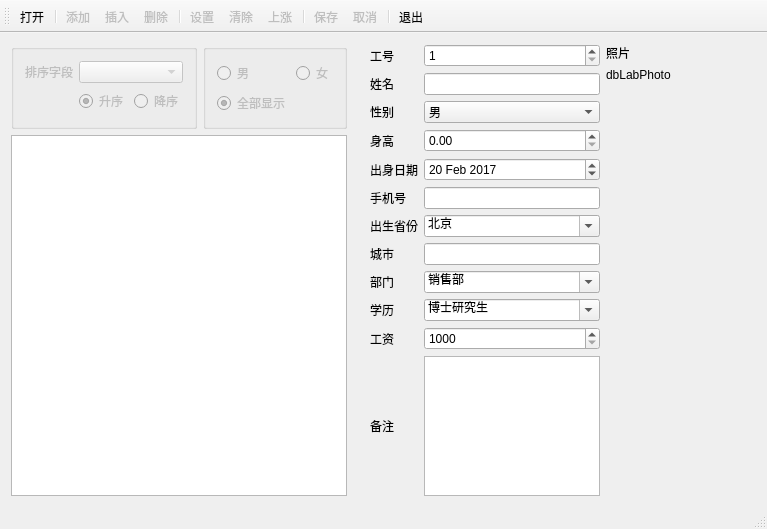
<?xml version="1.0" encoding="UTF-8"?>
<ui version="4.0">
 <class>EmployeeClass</class>
 <widget class="QMainWindow" name="EmployeeClass">
  <property name="geometry">
   <rect>
    <x>0</x>
    <y>0</y>
    <width>767</width>
    <height>529</height>
   </rect>
  </property>
  <property name="windowTitle">
   <string>Employee</string>
  </property>
  <widget class="QWidget" name="centralWidget">
   <layout class="QVBoxLayout" name="verticalLayout_5">
    <property name="spacing">
     <number>0</number>
    </property>
    <property name="leftMargin">
     <number>0</number>
    </property>
    <property name="topMargin">
     <number>0</number>
    </property>
    <property name="rightMargin">
     <number>0</number>
    </property>
    <property name="bottomMargin">
     <number>0</number>
    </property>
    <item>
     <widget class="QSplitter" name="splitter">
      <property name="orientation">
       <enum>Qt::Horizontal</enum>
      </property>
      <property name="handleWidth">
       <number>1</number>
      </property>
      <widget class="QWidget" name="layoutWidget">
       <layout class="QVBoxLayout" name="verticalLayout_3">
        <item>
         <layout class="QHBoxLayout" name="horizontalLayout_3">
          <item>
           <widget class="QGroupBox" name="gBoxSort">
            <property name="enabled">
             <bool>false</bool>
            </property>
            <layout class="QGridLayout" name="gridLayout_2">
             <item row="0" column="0">
              <widget class="QLabel" name="label_15">
               <property name="text">
                <string>排序字段</string>
               </property>
              </widget>
             </item>
             <item row="0" column="1" colspan="2">
              <widget class="QComboBox" name="comboField">
              </widget>
             </item>
             <item row="1" column="0">
              <spacer name="horizontalSpacer_4">
               <property name="orientation">
                <enum>Qt::Horizontal</enum>
               </property>
               <property name="sizeHint" stdset="0">
                <size>
                 <width>45</width>
                 <height>20</height>
                </size>
               </property>
              </spacer>
             </item>
             <item row="1" column="1">
              <widget class="QRadioButton" name="rBtnAscend">
               <property name="text">
                <string>升序</string>
               </property>
               <property name="checked">
                <bool>true</bool>
               </property>
              </widget>
             </item>
             <item row="1" column="2">
              <widget class="QRadioButton" name="rBtnDescend">
               <property name="text">
                <string>降序</string>
               </property>
              </widget>
             </item>
            </layout>
           </widget>
          </item>
          <item>
           <widget class="QGroupBox" name="gBoxFilter">
            <property name="enabled">
             <bool>false</bool>
            </property>
            <layout class="QGridLayout" name="gridLayout">
             <item row="0" column="0">
              <widget class="QRadioButton" name="rBtnMan">
               <property name="text">
                <string>男</string>
               </property>
              </widget>
             </item>
             <item row="0" column="1">
              <widget class="QRadioButton" name="rBtnWoman">
               <property name="text">
                <string>女</string>
               </property>
              </widget>
             </item>
             <item row="1" column="0">
              <widget class="QRadioButton" name="rBtnBoth">
               <property name="text">
                <string>全部显示</string>
               </property>
               <property name="checked">
                <bool>true</bool>
               </property>
              </widget>
             </item>
             <item row="1" column="1">
              <spacer name="horizontalSpacer_5">
               <property name="orientation">
                <enum>Qt::Horizontal</enum>
               </property>
               <property name="sizeHint" stdset="0">
                <size>
                 <width>32</width>
                 <height>20</height>
                </size>
               </property>
              </spacer>
             </item>
            </layout>
           </widget>
          </item>
         </layout>
        </item>
        <item>
         <widget class="QTableView" name="tabView"/>
        </item>
       </layout>
      </widget>
      <widget class="QWidget" name="layoutWidget">
       <layout class="QHBoxLayout" name="horizontalLayout_4">
        <item>
         <layout class="QGridLayout" name="gridLayout_6">
          <item row="0" column="0">
           <widget class="QLabel" name="label_16">
            <property name="text">
             <string>工号</string>
            </property>
           </widget>
          </item>
          <item row="0" column="1">
           <widget class="QSpinBox" name="spinEmpNo">
            <property name="minimum">
             <number>1</number>
            </property>
            <property name="maximum">
             <number>10000</number>
            </property>
           </widget>
          </item>
          <item row="1" column="0">
           <widget class="QLabel" name="label_17">
            <property name="text">
             <string>姓名</string>
            </property>
           </widget>
          </item>
          <item row="1" column="1">
           <widget class="QLineEdit" name="editName"/>
          </item>
          <item row="2" column="0">
           <widget class="QLabel" name="label_18">
            <property name="text">
             <string>性别</string>
            </property>
           </widget>
          </item>
          <item row="2" column="1">
           <widget class="QComboBox" name="comboSex">
            <item>
             <property name="text">
              <string>男</string>
             </property>
            </item>
            <item>
             <property name="text">
              <string>女</string>
             </property>
            </item>
           </widget>
          </item>
          <item row="3" column="0">
           <widget class="QLabel" name="label_19">
            <property name="text">
             <string>身高</string>
            </property>
           </widget>
          </item>
          <item row="3" column="1">
           <widget class="QDoubleSpinBox" name="dSpinHeight"/>
          </item>
          <item row="4" column="0">
           <widget class="QLabel" name="label_20">
            <property name="text">
             <string>出身日期</string>
            </property>
           </widget>
          </item>
          <item row="4" column="1">
           <widget class="QDateEdit" name="dateBirth">
            <property name="dateTime">
             <datetime>
              <hour>0</hour>
              <minute>0</minute>
              <second>0</second>
              <year>2017</year>
              <month>2</month>
              <day>20</day>
             </datetime>
            </property>
           </widget>
          </item>
          <item row="5" column="0">
           <widget class="QLabel" name="label_21">
            <property name="text">
             <string>手机号</string>
            </property>
           </widget>
          </item>
          <item row="5" column="1">
           <widget class="QLineEdit" name="editMobile"/>
          </item>
          <item row="6" column="0">
           <widget class="QLabel" name="label_22">
            <property name="text">
             <string>出生省份</string>
            </property>
           </widget>
          </item>
          <item row="6" column="1">
           <widget class="QComboBox" name="comboProvince">
            <property name="editable">
             <bool>true</bool>
            </property>
            <item>
             <property name="text">
              <string>北京</string>
             </property>
            </item>
            <item>
             <property name="text">
              <string>上海</string>
             </property>
            </item>
            <item>
             <property name="text">
              <string>天津</string>
             </property>
            </item>
            <item>
             <property name="text">
              <string>重庆</string>
             </property>
            </item>
            <item>
             <property name="text">
              <string>安徽</string>
             </property>
            </item>
            <item>
             <property name="text">
              <string>河北</string>
             </property>
            </item>
            <item>
             <property name="text">
              <string>河南</string>
             </property>
            </item>
            <item>
             <property name="text">
              <string>湖北</string>
             </property>
            </item>
            <item>
             <property name="text">
              <string>湖南</string>
             </property>
            </item>
            <item>
             <property name="text">
              <string>山西</string>
             </property>
            </item>
            <item>
             <property name="text">
              <string>山东</string>
             </property>
            </item>
            <item>
             <property name="text">
              <string>陕西</string>
             </property>
            </item>
            <item>
             <property name="text">
              <string>江苏</string>
             </property>
            </item>
            <item>
             <property name="text">
              <string>江西</string>
             </property>
            </item>
           </widget>
          </item>
          <item row="7" column="0">
           <widget class="QLabel" name="label_23">
            <property name="text">
             <string>城市</string>
            </property>
           </widget>
          </item>
          <item row="7" column="1">
           <widget class="QLineEdit" name="editCity"/>
          </item>
          <item row="8" column="0">
           <widget class="QLabel" name="label_24">
            <property name="text">
             <string>部门</string>
            </property>
           </widget>
          </item>
          <item row="8" column="1">
           <widget class="QComboBox" name="comboDepartment">
            <property name="editable">
             <bool>true</bool>
            </property>
            <item>
             <property name="text">
              <string>销售部</string>
             </property>
            </item>
            <item>
             <property name="text">
              <string>技术部</string>
             </property>
            </item>
            <item>
             <property name="text">
              <string>生产部</string>
             </property>
            </item>
            <item>
             <property name="text">
              <string>行政部</string>
             </property>
            </item>
           </widget>
          </item>
          <item row="9" column="0">
           <widget class="QLabel" name="label_25">
            <property name="text">
             <string>学历</string>
            </property>
           </widget>
          </item>
          <item row="9" column="1">
           <widget class="QComboBox" name="comboEducation">
            <property name="editable">
             <bool>true</bool>
            </property>
            <item>
             <property name="text">
              <string>博士研究生</string>
             </property>
            </item>
            <item>
             <property name="text">
              <string>硕士研究生</string>
             </property>
            </item>
            <item>
             <property name="text">
              <string>大学本科</string>
             </property>
            </item>
            <item>
             <property name="text">
              <string>大学专科</string>
             </property>
            </item>
            <item>
             <property name="text">
              <string>高中</string>
             </property>
            </item>
            <item>
             <property name="text">
              <string>初中</string>
             </property>
            </item>
            <item>
             <property name="text">
              <string>小学</string>
             </property>
            </item>
           </widget>
          </item>
          <item row="10" column="0">
           <widget class="QLabel" name="label_26">
            <property name="text">
             <string>工资</string>
            </property>
           </widget>
          </item>
          <item row="10" column="1">
           <widget class="QSpinBox" name="dSpinSalary">
            <property name="prefix">
             <string/>
            </property>
            <property name="minimum">
             <number>1000</number>
            </property>
            <property name="maximum">
             <number>50000</number>
            </property>
            <property name="singleStep">
             <number>100</number>
            </property>
            <property name="value">
             <number>1000</number>
            </property>
           </widget>
          </item>
          <item row="11" column="0">
           <widget class="QLabel" name="label_27">
            <property name="text">
             <string>备注</string>
            </property>
           </widget>
          </item>
          <item row="11" column="1">
           <widget class="QPlainTextEdit" name="textMemo"/>
          </item>
         </layout>
        </item>
        <item>
         <layout class="QVBoxLayout" name="verticalLayout_4">
          <item>
           <widget class="QLabel" name="label_28">
            <property name="text">
             <string>照片</string>
            </property>
           </widget>
          </item>
          <item>
           <widget class="QLabel" name="labPhoto">
            <property name="minimumSize">
             <size>
              <width>150</width>
              <height>0</height>
             </size>
            </property>
            <property name="maximumSize">
             <size>
              <width>350</width>
              <height>16777215</height>
             </size>
            </property>
            <property name="text">
             <string>dbLabPhoto</string>
            </property>
           </widget>
          </item>
          <item>
           <spacer name="verticalSpacer_2">
            <property name="orientation">
             <enum>Qt::Vertical</enum>
            </property>
            <property name="sizeHint" stdset="0">
             <size>
              <width>20</width>
              <height>40</height>
             </size>
            </property>
           </spacer>
          </item>
         </layout>
        </item>
       </layout>
      </widget>
     </widget>
    </item>
   </layout>
  </widget>
  <widget class="QMenuBar" name="menuBar">
   <property name="geometry">
    <rect>
     <x>0</x>
     <y>0</y>
     <width>767</width>
     <height>23</height>
    </rect>
   </property>
  </widget>
  <widget class="QToolBar" name="mainToolBar">
   <property name="toolButtonStyle">
    <enum>Qt::ToolButtonTextUnderIcon</enum>
   </property>
   <attribute name="toolBarArea">
    <enum>TopToolBarArea</enum>
   </attribute>
   <attribute name="toolBarBreak">
    <bool>false</bool>
   </attribute>
   <addaction name="actOpen"/>
   <addaction name="separator"/>
   <addaction name="actAppend"/>
   <addaction name="actInsert"/>
   <addaction name="actDelete"/>
   <addaction name="separator"/>
   <addaction name="actPhoto"/>
   <addaction name="actClear"/>
   <addaction name="actScan"/>
   <addaction name="separator"/>
   <addaction name="actSubmit"/>
   <addaction name="actRevert"/>
   <addaction name="separator"/>
   <addaction name="actExit"/>
  </widget>
  <widget class="QStatusBar" name="statusBar"/>
  <action name="actOpen">
   <property name="icon">
    <iconset resource="Employee.qrc">
     <normaloff>:/images/open</normaloff>:/images/open</iconset>
   </property>
   <property name="text">
    <string>打开</string>
   </property>
  </action>
  <action name="actAppend">
   <property name="enabled">
    <bool>false</bool>
   </property>
   <property name="icon">
    <iconset resource="Employee.qrc">
     <normaloff>:/images/append</normaloff>:/images/append</iconset>
   </property>
   <property name="text">
    <string>添加</string>
   </property>
  </action>
  <action name="actInsert">
   <property name="enabled">
    <bool>false</bool>
   </property>
   <property name="icon">
    <iconset resource="Employee.qrc">
     <normaloff>:/images/insert</normaloff>:/images/insert</iconset>
   </property>
   <property name="text">
    <string>插入</string>
   </property>
  </action>
  <action name="actDelete">
   <property name="enabled">
    <bool>false</bool>
   </property>
   <property name="icon">
    <iconset resource="Employee.qrc">
     <normaloff>:/images/delete</normaloff>:/images/delete</iconset>
   </property>
   <property name="text">
    <string>删除</string>
   </property>
  </action>
  <action name="actPhoto">
   <property name="enabled">
    <bool>false</bool>
   </property>
   <property name="icon">
    <iconset resource="Employee.qrc">
     <normaloff>:/images/photo</normaloff>:/images/photo</iconset>
   </property>
   <property name="text">
    <string>设置</string>
   </property>
  </action>
  <action name="actClear">
   <property name="enabled">
    <bool>false</bool>
   </property>
   <property name="icon">
    <iconset resource="Employee.qrc">
     <normaloff>:/images/clear</normaloff>:/images/clear</iconset>
   </property>
   <property name="text">
    <string>清除</string>
   </property>
  </action>
  <action name="actScan">
   <property name="enabled">
    <bool>false</bool>
   </property>
   <property name="icon">
    <iconset resource="Employee.qrc">
     <normaloff>:/images/scan</normaloff>:/images/scan</iconset>
   </property>
   <property name="text">
    <string>上涨</string>
   </property>
  </action>
  <action name="actSubmit">
   <property name="enabled">
    <bool>false</bool>
   </property>
   <property name="icon">
    <iconset resource="Employee.qrc">
     <normaloff>:/images/submit</normaloff>:/images/submit</iconset>
   </property>
   <property name="text">
    <string>保存</string>
   </property>
  </action>
  <action name="actRevert">
   <property name="enabled">
    <bool>false</bool>
   </property>
   <property name="icon">
    <iconset resource="Employee.qrc">
     <normaloff>:/images/revert</normaloff>:/images/revert</iconset>
   </property>
   <property name="text">
    <string>取消</string>
   </property>
  </action>
  <action name="actExit">
   <property name="icon">
    <iconset resource="Employee.qrc">
     <normaloff>:/images/exit</normaloff>:/images/exit</iconset>
   </property>
   <property name="text">
    <string>退出</string>
   </property>
  </action>
 </widget>
 <layoutdefault spacing="6" margin="11"/>
 <resources>
  <include location="Employee.qrc"/>
 </resources>
 <connections/>
</ui>
